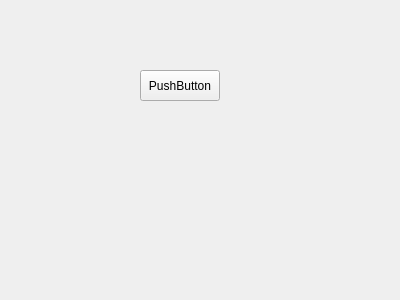
<?xml version="1.0" encoding="UTF-8"?>
<ui version="4.0">
 <class>Widget</class>
 <widget class="QWidget" name="Widget">
  <property name="geometry">
   <rect>
    <x>0</x>
    <y>0</y>
    <width>400</width>
    <height>300</height>
   </rect>
  </property>
  <property name="windowTitle">
   <string>Widget</string>
  </property>
  <widget class="QPushButton" name="pushButton">
   <property name="geometry">
    <rect>
     <x>140</x>
     <y>70</y>
     <width>80</width>
     <height>31</height>
    </rect>
   </property>
   <property name="text">
    <string>PushButton</string>
   </property>
  </widget>
 </widget>
 <layoutdefault spacing="6" margin="11"/>
 <resources/>
 <connections/>
</ui>
